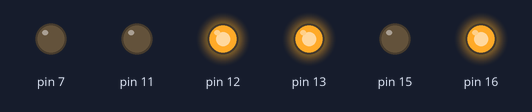
A program run on a simulated Raspberry Pi (header pin numbers). Shown: output pins drawn as LEDs (lit = HIGH). At 5.0 s the program stops and its outputs stay as they are.

Above: at 0.1 s.
At 5.1 s:
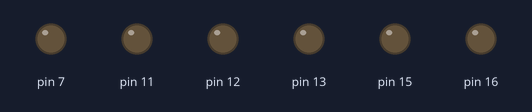
Timing chart, 0 to 6.5 s (numbered marks = the images above):
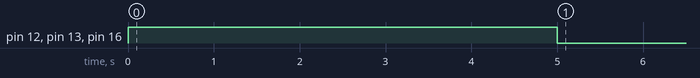

The program:

Multiple_LED_Mux.py
```python
#	Program to blink 8 LEDs sequentially using M74HC238 demultiplexer (3-to-8 line decoder).

import RPi.GPIO as GPIO
import time

GPIO.setmode(GPIO.BOARD)

GPIO.setup(7,GPIO.OUT)	#	G2A
GPIO.setup(11,GPIO.OUT)	#	G2B
GPIO.setup(12,GPIO.OUT)	#	G1

GPIO.setup(13,GPIO.OUT)	#	A
GPIO.setup(15,GPIO.OUT)	#	B
GPIO.setup(16,GPIO.OUT)	#	C

#	All output pins work when both G2A & G2B are LOW and G1 is HIGH.
GPIO.output(7,0)
GPIO.output(11,0)
GPIO.output(12,1)

GPIO.output(13,1)
GPIO.output(15,0)
GPIO.output(16,1)
time.sleep(5)

GPIO.cleanup()
```

Measured:
- by itself, pin 12, pin 13, pin 16: LOW → HIGH at 0.00 s, → LOW 5.0 s later
